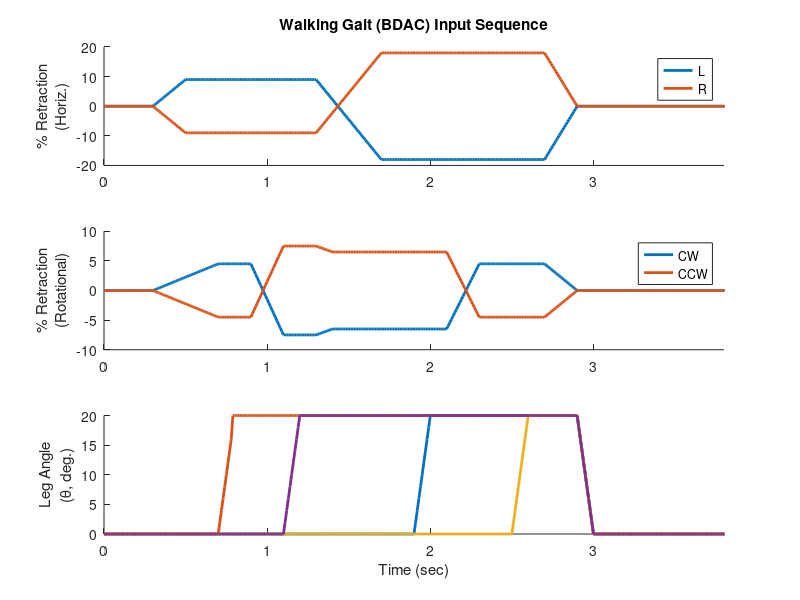

The MATLAB script that drew this image: (Note: this script raises an error after producing the figure.)
% Plots the input trajectory(ies) for Belka's walking in NTRT.
% (c) Andrew Sabelhaus 2021

% prep the workspace
clear all;
close all;
clc;

%% (1) Specify the timepoints

% All inputs will use the same dt,
dt = 0.01;
% Apply a short hold at the end of the gait, this makes it so we don't have
% to "double up" the final timepoint
holdtime = dt;

% We'll specify pairs of [timepoint, value] that will be used to
% interpolate.
% This will be individually for EACH control input!

% Remember that we have to "double up" any of the flat sections, so that
% the curve interpolation will have zero slope. I.e., each value should
% have a start and an end.

% FOR THE ACBD / BDAC GAIT:

% Leg A, degrees
% Step rightwards:
% u1 = [0, 0;
%     0.5, 0;
%     0.6, 20;
%     2.8, 20;
%     2.9, 0];
% Step leftwards: switches with u2
u1 = [0, 0;
    1.8, 0;
    1.9, 20;
    2.8, 20;
    2.9, 0;
    4, 0];
% Combined:
% u1 = [0, 0;
%     0.5, 0;
%     0.6, 20;
%     2.8, 20;
%     2.9, 0;
%     3.0, 0;
%     4.8, 0;
%     4.9, 20;
%     5.8, 20;
%     5.9, 0];

% Leg B
% Step rightwards:
% u2 = [0, 0;
%     1.8, 0;
%     1.9, 20;
%     2.8, 20;
%     2.9, 0];
% Step leftwards: switches with u1. ADJUSTED
u2 = [0, 0;
    0.6, 0;
    0.7, 20;
    2.8, 20;
    2.9, 0;
    4, 0];
% Combined:
% u2 = [0, 0;
%     1.8, 0;
%     1.9, 20;
%     2.8, 20;
%     2.9, 0
%     3.0, 0;
%     3.6, 0;
%     3.7, 20;
%     5.8, 20;
%     5.9, 0];

% Leg C
% Step rightwards:
% u3 = [0, 0;
%     1.0, 0;
%     1.1, 20;
%     2.8, 20;
%     2.9, 0];
% Step leftwards: switches with u4
u3 = [0, 0;
    2.4, 0;
    2.5, 20;
    2.8, 20;
    2.9, 0;
    4, 0];
% Combined:
% u3 = [0, 0;
%     1.0, 0;
%     1.1, 20;
%     2.8, 20;
%     2.9, 0;
%     3.0, 0;
%     5.4, 0;
%     5.5, 20;
%     5.8, 20;
%     5.9, 0];

% Leg D
% Step rightwards:
% u4 = [0, 0;
%     2.4, 0;
%     2.5, 20;
%     2.8, 20;
%     2.9, 0];
% Step leftwards: switches with u3
u4 = [0, 0;
    1.0, 0;
    1.1, 20;
    2.8, 20;
    2.9, 0;
    4, 0];
% Combined:
% u4 = [0, 0;
%     2.4, 0;
%     2.5, 20;
%     2.8, 20;
%     2.9, 0;
%     3.0, 0;
%     4.0, 0;
%     4.1, 20;
%     5.8, 20;
%     5.9, 0];

% Spine Horizontal Left/Right, as a percent retraction.
% Step rightwards:
% u5 = [0, 0;
%     0.2, 0;
%     0.4, -0.08;
%     1.2, -0.08;
%     1.6, 0.18;
%     2.6, 0.18;
%     2.8, 0];
% Step leftwards: negative direction. ADJUSTED
u5 = [0, 0;
    0.2, 0;
    0.4, 0.09;
    1.2, 0.09;
    1.6, -0.18;
    2.6, -0.18;
    2.8, 0;
    4, 0];
% Combined:
% u5 = [0, 0;
%     0.2, 0;
%     0.4, -0.08;
%     1.2, -0.08;
%     1.6, 0.18;
%     2.6, 0.18;
%     2.8, 0;
%     3.0, 0;
%     3.2, 0;
%     3.4, 0.09;
%     4.2, 0.09;
%     4.6, -0.18;
%     5.6, -0.18;
%     5.8, 0];

% Spine Rotation CW/CCW, as a percent retraction.
% Step rightwards:
% u6 = [0, 0;
%     0.2, 0;
%     0.4, -0.065;
%     0.8, -0.065;
%     1.0, 0.055;
%     1.2, 0.055;
%     1.3, 0.040;
%     2.0, 0.040;
%     2.2, -0.065;
%     2.6, -0.065;
%     2.8, 0];
% Step leftwards: negative direction. ADJUSTED
u6 = [0, 0;
    0.2, 0;
    0.6, 0.045;
    0.8, 0.045;
    1.0, -0.075;
    1.2, -0.075;
    1.3, -0.065;
    2.0, -0.065;
    2.2, 0.045;
    2.6, 0.045;
    2.8, 0;
    4, 0];
% Combined:
% u6 = [0, 0;
%     0.2, 0;
%     0.4, -0.065;
%     0.8, -0.065;
%     1.0, 0.055;
%     1.2, 0.055;
%     1.3, 0.040;
%     2.0, 0.040;
%     2.2, -0.065;
%     2.6, -0.065;
%     2.8, 0;
%     3.0, 0;
%     3.2, 0;
%     3.6, 0.045;
%     3.8, 0.045;
%     4.0, -0.075;
%     4.2, -0.075;
%     4.3, -0.065;
%     5.0, -0.065;
%     5.2, 0.045;
%     5.6, 0.045;
%     5.8, 0];

% To iterate nicer, later, put these all in a cell array
u_pts = {u1, u2, u3, u4, u5, u6};

% Some adjustments to the gait, now:
% Startup delay
waittime = 0.1; % was 5
% Speedup factor
speedup = 1; % 1.5 is a nice number for the actual simulation
% speedup = 1;
% To make the gait symmetric: insert a mirrored left/right step after each
% of the original.
mirror_gait = 0;
% Let the robot settle a bit before switching to mirrored step
% mirror_delay = 0.7;
% Number of steps / repeats of the gait. If mirror_gait, total steps will
% end up being 2*nsteps.
nstep = 0; % 5 gives 30sec for the mirrored gait % was 11
% nstep = 0;

% First, apply the speedup: needed for calibrating the total time for one
% step of the gait
for i = 1:size(u_pts,2)
    % speedup
    u_pts{i}(:,1) = u_pts{i}(:,1) / speedup;
end

% For repeating the steps, find the maximum end time for the whole gait
allpts_beforeadjust = cell2mat(u_pts');
t_max_beforeadjust = max(allpts_beforeadjust(:,1));

% If selected, add a mirrored step to the end of this single step.
if mirror_gait == 1
    % preallocate
    u_pts_mirror = u_pts;
    % Legs: A is opposite B, and C is opposite D.
    u_pts_mirror{1} = u_pts{2};
    u_pts_mirror{2} = u_pts{1};
    u_pts_mirror{3} = u_pts{4};
    u_pts_mirror{4} = u_pts{3};
    % For horizonal left/right and rotation, these are defined vs. 0 as
    % neutral position, so make them negative to flip direction
    u_pts_mirror{5}(:,2) = -u_pts{5}(:,2);
    u_pts_mirror{6}(:,2) = -u_pts{6}(:,2);
    % we want mirrored step to begin after the end of the regular one plus
    % the delay
    for i=1:size(u_pts, 2)
        u_pts_mirror{i}(:,1) = u_pts_mirror{i}(:,1) + t_max_beforeadjust + mirror_delay;
        u_pts{i} = [u_pts{i}; u_pts_mirror{i}];
    end
    t_max_beforeadjust = t_max_beforeadjust*2 + mirror_delay;
end

% Apply the other two adjustments
for i = 1:size(u_pts,2)
    % Number of steps: pattern the gait and adjust by intervals of t_max.
    % Get the base pattern
    u_pts_i_onestep = u_pts{i};
    for n = 1 : nstep
        % Adjust the times only
        nextgait = [u_pts_i_onestep(:,1) + t_max_beforeadjust * n, u_pts_i_onestep(:,2)];
        % add on to the end
        u_pts{i} = [u_pts{i}; nextgait];
    end
    % startup delay: adjust all timepoints forward EXCEPT THE FIRST, since
    % we still want a zero at the beginning
    u_pts{i}(2:end,1) = u_pts{i}(2:end,1) + waittime;
end

% For preallocation, find the maximum end time for the whole gait AGAIN now
% after adjustments
allpts = cell2mat(u_pts');
t_max = max(allpts(:,1));

% Add the "final timepoint" to each for the hold.
for i = 1:size(u_pts,2)
    % the value to hold is...
    hold_val = u_pts{i}(end, 2);
    % add in the last point
    u_pts{i}(end+1, :) = [t_max + holdtime, hold_val];
end


%% (2) Generate the interpolated timepoints for each.

% Grid out the times
t = [0:dt:t_max+holdtime]';

% Preallocate the result. One time index plus six inputs is seven columnsSave
t_u = zeros(size(t,1), 7);
t_u(:,1) = t;

% For each of the actual inputs...
for i = 1:size(u_pts,2)
    % we're interested in...
    u_i = u_pts{i};
    % We'll work in "pairs" of points for interpolated segments, so iterate
    % over the specified points. That's rows of u_i up until the last row
    for j = 1:size(u_i,1)-1
        %disp('i,j:');
        %i
        %j
        % Calculate the slope for this j-th segment for this i-th input.
        t0_ij = u_i(j,1);
        tf_ij = u_i(j+1, 1);
        v0_ij = u_i(j,2);
        vf_ij = u_i(j+1,2);
        % linear interpolation = finite difference
        m_ij = (vf_ij - v0_ij) / (tf_ij - t0_ij);
        % Then, insert points at each time along this segment, from start
        % until JUST BEFORE END, assume next segment will wrap up the end
        % point.
        % The slice of times will then be
        t_ij = [t0_ij : dt : (tf_ij-dt)]';
        % just a line. Easiest way is to do an offset to
        % the time indices, with intercept as previous value
        v_ij = m_ij * (t_ij - t0_ij) + v0_ij;
        %disp('vij:');
        %v_ij
        % Insert into the appropriate place in the trajectory. 
        % ASSUMING THE TIMEPOINTS ARE IN INTERVALS OF DT, the index that
        % should start this segment is
        idx0 = floor(t0_ij/dt + 1);
        idxf = floor(idx0 + size(v_ij,1)-1);
        % (since there's a first row of zeros.) Since first column is time,
        t_u(idx0 : idxf, i+1) = v_ij;
    end
    % We have an off-by-one error on the last line because we did the
    % indexing "up until" a timepoint not including that timepoint.
    t_u(end, 2:end) = t_u(end-1, 2:end);
end

%% (3) Plot results

% filename = 'belka_withmirror_20deg_2020-12-4.csv';
% filename = 'belka_acbd_longer_20deg_2020-12-31.csv';
% filename = 'belka_bdac_longer_20deg_2020-12-31.csv';
% disp('Saving Belka trajectory file...');

% manually specify 

figure;
hold on;
subplot(3,1,1);
hold on;
title('Walking Gait (BDAC) Input Sequence');

% Note: the u6 and u7 elements are percents +/- for each direction,
% mirrored, so we'll want to plot left/right and cw/ccw as mirrors of each
% other with this percent.

% "Horizontal Left Bend" is positive retraction in u5, right bend is
% negative,
% "CCW rotation" is positive u7.

limx = [0, 3.8];
lw = 2;
fontsize = 10;

% Spine bending left/right first
plot(t_u(:,1), 100*t_u(:,6), 'LineWidth', lw);
plot(t_u(:,1), -100*t_u(:,6), 'LineWidth', lw);
ylabel({'% Retraction';'(Horiz.)'});
xlim(limx);
legend('L', 'R');
set(gca,'FontSize',fontsize);

% Then rotation
subplot(3,1,2);
hold on;
plot(t_u(:,1), 100*t_u(:,7), 'LineWidth', lw);
plot(t_u(:,1), -100*t_u(:,7), 'LineWidth', lw);
% ylabel('% Retract (Rot.)');
ylabel({'% Retraction';'(Rotational)'});
xlim(limx);
legend('CW', 'CCW');
set(gca,'FontSize',fontsize);

% Then leg angles
subplot(3,1,3);
hold on;
% Note: bug in the above code somehow. Not going to fix, so just manually
% do this:
t_u(290, 3) = 20.0;

plot(t_u(:,1), t_u(:,2), 'LineWidth', lw);
plot(t_u(:,1), t_u(:,3), 'LineWidth', lw);
plot(t_u(:,1), t_u(:,4), 'LineWidth', lw);
plot(t_u(:,1), t_u(:,5), 'LineWidth', lw);
ylabel({'Leg Angle';'(\theta, deg.)'});
xlabel('Time (sec)');
xlim(limx);
legend('A', 'B', 'C', 'D', 'location', 'NE');
set(gca,'FontSize',fontsize);

% % Write the header
% hdr = {};
% hdr{1} = 'Belka Open-Loop Gait Timepoints Trajectory';
% hdr{2} = 'Usage: times and control inputs';
% hdr{3} = 'There are 6 inputs.';
% hdr{4} = 'Simulation time (sec),legA,legB,legC,legD,spineHoriz,spineRot,';
% fid = fopen(filename, 'w');
% for k=1:size(hdr,2)
%     fprintf(fid, '%s\n', string(hdr{k}));
% end
% fclose(fid);

% Write the data table
% Frustratingly enough, MATLAB doesn't have an option for appending an
% extra comma at the end, so we go row by row with fprintf... ugh
% for r = 1:size(t_u, 1)
%     row_r = t_u(r,:);
%     for c = 1:size(row_r,2)
%         % dlmwrite(filename, t_u, '-append');
% %         fprintf(fid, '%f,', row_r(c));
%     end
%     % append a newline
%     fprintf(fid, '\n');
% end
% fclose(fid);
% 
% disp('Done.');










    



    